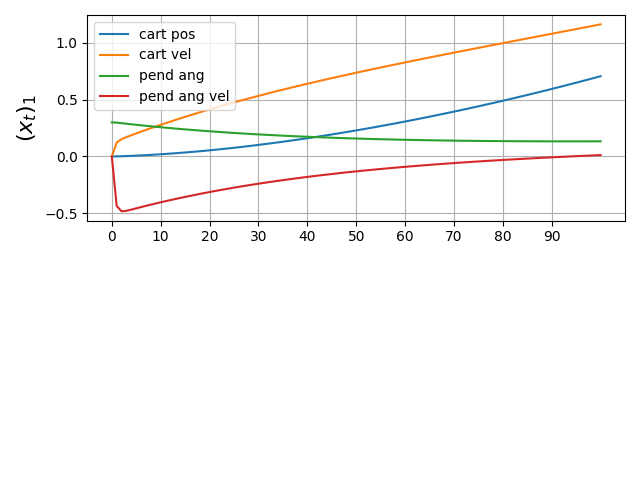

Reproduce this figure in Python.
import numpy as np
import cvxpy as cp
# from scipy import sparse
import matplotlib.pyplot as plt
from math import sin, cos
import matplotlib.animation as animation
from biped_robot_dynamics import l, dt, sys_discrete, A_zoh, B_zoh
import time


def plot_results():
    f = plt.figure()
    ax = f.add_subplot(211)
    plt.plot(cart_pos, label='cart pos')
    plt.plot(cart_vel, label='cart vel')
    plt.plot(pend_ang, label='pend ang')
    plt.plot(pend_ang_vel, label='pend ang vel')
    plt.ylabel(r"$(x_t)_1$", fontsize=16)
    plt.xticks([t_step for t_step in range(nsim) if t_step % 10 == 0])
    plt.legend()
    plt.grid()

    # plt.subplot(4, 1, 3)
    # plt.plot(ctrl_effort)
    # plt.ylabel(r"$(u_t)_1$", fontsize=16)
    # plt.xticks([t_step for t_step in range(nsim) if t_step % 10 == 0])
    # plt.grid()

    plt.tight_layout()
    plt.savefig('mpc_test.png')
    plt.show()



def run_mpc():
    cost = 0.
    constr = [x[:, 0] == x_init]
    for t in range(N):
        cost += cp.quad_form(xr - x[:, t], Q) + cp.quad_form(u[:, t], R)
        constr += [cp.norm(u[:, t], 'inf') <= 5.]
        constr += [x[:, t + 1] == A_zoh @ x[:, t] + B_zoh @ u[:, t]]

    cost += cp.quad_form(x[:, N] - xr, Q)
    problem = cp.Problem(cp.Minimize(cost), constr)
    return problem


[nx, nu] = B_zoh.shape

Q = np.diag([10., 5., 100., 5.])
R = np.array([[.1]])

x0 = np.array([0., 0., 0.3, 0.])  # Initial conditions
xr = np.array([0., 0., 0., 0.])  # Desired states
xr *= -1

N = 10  # MPC Horizon length

x = cp.Variable((nx, N+1))
u = cp.Variable((nu, N))
x_init = cp.Parameter(nx)

if __name__=='__main__':
    nsim = 100  # Number of simulation timesteps
    t = [0.]
    cart_pos = [x0[0]]
    cart_vel = [x0[1]]
    pend_ang = [x0[2]]
    pend_ang_vel = [x0[3]]
    ctrl_effort = [u[:, 0].value]
    t0 = time.time()
    for i in range(1, nsim+1):
        prob = run_mpc()
        x_init.value = x0
        print('TIME: ', round(i*dt, 2), 'STATES: ', [round(state, 2) for state in x0])
        print(u[:, 0].value)
        prob.solve(solver=cp.OSQP, warm_start=True)
        x0 = A_zoh.dot(x0) + B_zoh.dot(u[:, 0].value)
        t.append(i)
        cart_pos.append(x0[0])
        cart_vel.append(x0[1])
        pend_ang.append(x0[2])
        pend_ang_vel.append(x0[3])
        ctrl_effort.append(u[:, 0].value)
        t1 = time.time()
        print('freq:', 1/(t1-t0))
        t0 = t1

    plot_results()
